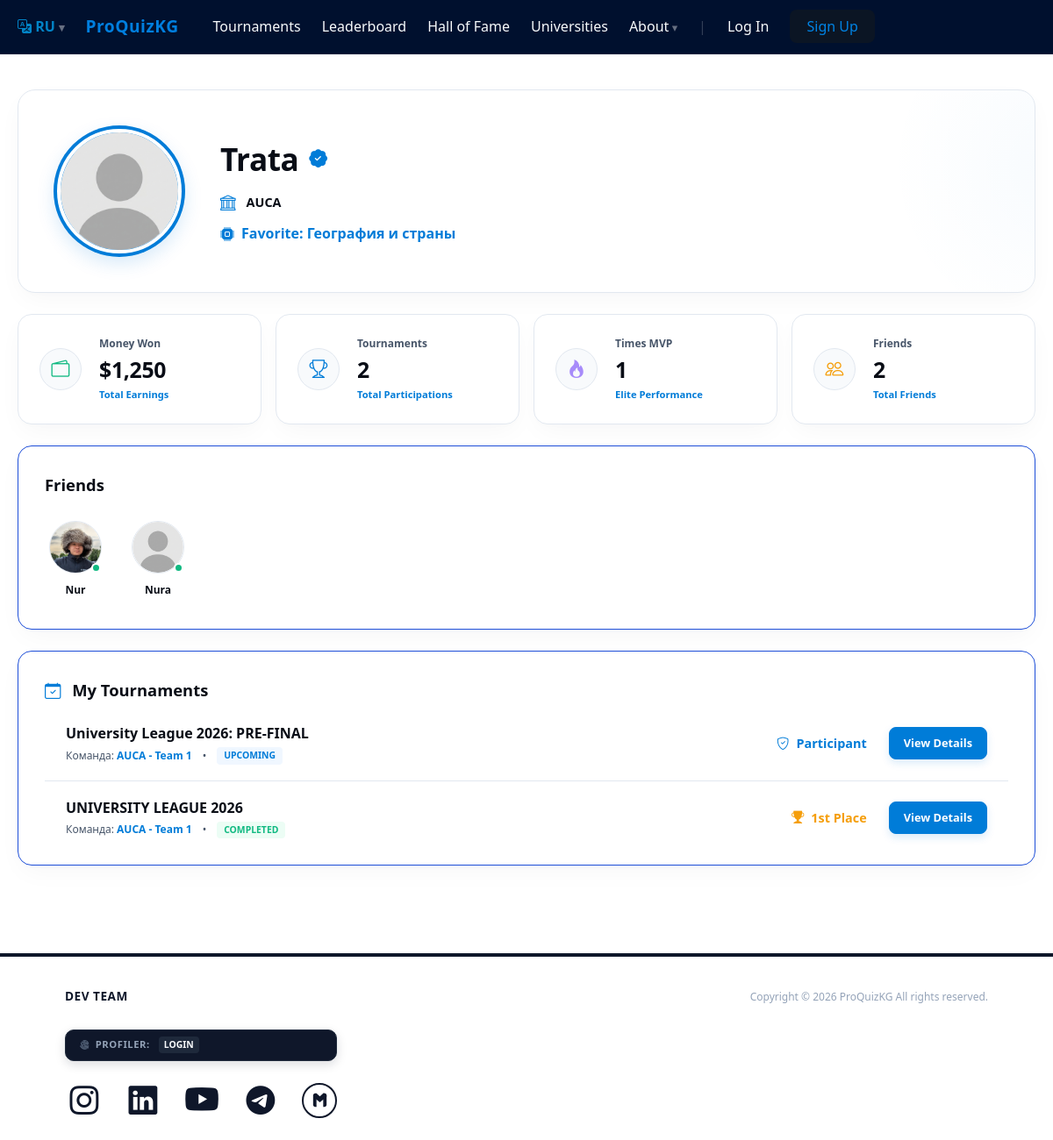
Screenshot of /auth/profile/6 with the database file from the repository.
### models.py (models this page shows, shortened)
class User(db.Model, UserMixin):
    id = db.Column(db.Integer, primary_key=True)
    status = db.Column(db.String(50), default='user')  # user, admin, head
    name = db.Column(db.String(50), nullable=False)
    avatar = db.Column(db.String(200), default='default.png')
    login = db.Column(db.String(50), unique=True, nullable=False)
    password = db.Column(db.String(255), nullable=False)
    university_id = db.Column(db.Integer, db.ForeignKey('university.id'), nullable=True)
    date = db.Column(db.DateTime, default=datetime.utcnow)
    favorite_topic = db.Column(db.String(50), default='Не указан')
    participations = db.relationship('Participation', backref='user', lazy=True)
    friends_rel = db.relationship('User',
                                  secondary=friendship,
                                  primaryjoin=(friendship.c.user_id == id),
                                  secondaryjoin=(friendship.c.friend_id == id),
                                  backref=db.backref('befriended_by', lazy='dynamic'),
                                  lazy='dynamic'
                                  )
    def get_confirmed_friends(self):
        forward = db.session.query(User).join(friendship, friendship.c.friend_id == User.id).filter(
            friendship.c.user_id == self.id,
            friendship.c.status == 'accepted'
        ).all()
        backward = db.session.query(User).join(friendship, friendship.c.user_id == User.id).filter(
            friendship.c.friend_id == self.id,
            friendship.c.status == 'accepted'
        ).all()
        return list(set(forward + backward))

class University(db.Model):
    id = db.Column(db.Integer, primary_key=True)
    name = db.Column(db.String(100), nullable=False)
    short_description = db.Column(db.String(255), nullable=True)
    description = db.Column(db.Text, nullable=True)
    city = db.Column(db.String(50), default='Bishkek')
    address = db.Column(db.String(200), nullable=True)
    email = db.Column(db.String(100), nullable=True)
    logo = db.Column(db.String(200), nullable=True)
    is_host = db.Column(db.Boolean, default=False)
    is_sponsor = db.Column(db.Boolean, default=False)
    website = db.Column(db.String(200), nullable=True)
    students = db.relationship('User', backref='uni_profile', lazy=True)

class Participation(db.Model):
    id = db.Column(db.Integer, primary_key=True)
    user_id = db.Column(db.Integer, db.ForeignKey('user.id'))
    tournament_id = db.Column(db.Integer, db.ForeignKey('tournament.id'))
    team_name = db.Column(db.String(50), nullable=False)
    email = db.Column(db.String(50), nullable=False)
    phone_number = db.Column(db.String(50), nullable=False)
    score = db.Column(db.Integer, default=0)
    is_winner = db.Column(db.Boolean, default=False)
    team_password = db.Column(db.String(10), nullable=True)

class Tournament(db.Model):
    id = db.Column(db.Integer, primary_key=True)
    title = db.Column(db.String(100), nullable=False)
    text = db.Column(db.Text, nullable=False)
    date = db.Column(db.DateTime, default=datetime.utcnow)
    past = db.Column(db.Boolean, default=False)
    status = db.Column(db.String(20), default='upcoming')  # upcoming, ongoing, completed
    league_type = db.Column(db.String(20), default='additional')  # main, additional
    teams_count = db.Column(db.Integer, default=16)
    date_str = db.Column(db.String(50), nullable=True)
    language = db.Column(db.String(10), default='ru')
    bg_image = db.Column(db.String(255), nullable=True)
    team_format = db.Column(db.String(100), default='Team Format (3 students)')
    prize_pool = db.Column(db.String(50), default='75 000')
    participations = db.relationship('Participation', backref='tournament', cascade="all, delete-orphan")

### routes/auth.py (the view)
@auth_bp.route('/profile/<int:user_id>')
def profile(user_id):
    user = User.query.get_or_404(user_id)
    user_participations = db.session.query(Participation).join(Tournament).filter(
        Participation.user_id == user.id).all()
    confirmed_friends = user.get_confirmed_friends()
    incoming_requests = user.get_pending_requests() if current_user.is_authenticated and current_user.id == user.id else []
    rel_status = None
    is_sender = False
    if current_user.is_authenticated and current_user.id != user.id:
        rel_status = current_user.friendship_status_with(user.id)
        row = db.session.query(friendship).filter_by(user_id=current_user.id, friend_id=user.id).first()
        if row:
            is_sender = True
    return render_template(
        "profile.html",
        user=user,
        participations=user_participations,
        friends=confirmed_friends,
        incoming_requests=incoming_requests,
        rel_status=rel_status,
        is_sender=is_sender,
        quiz_topics=QUIZ_TOPICS
    )

### app.py (called while the page is built)
def get_locale():
    if 'lang' in session:
        return session['lang']
    return request.accept_languages.best_match(app.config['BABEL_SUPPORTED_LOCALES'])

### templates/profile.html (shortened to what this page needs)
{% extends 'base.html' %}
{% block body %}
{% set total_games = participations|length %}
{% set winners = participations | selectattr("is_winner", "equalto", True) | list %}
{% set total_wins = winners|length %}
{% set total_score = namespace(value=0) %}
{% for p in participations %}
    {% set total_score.value = total_score.value + (p.score | int) %}
{% endfor %}
{% set won_cash = total_wins * 1250 %}
{% set answer_accuracy = 78 if total_games > 0 else 0 %}
<div class="cyber-profile-wrapper">
    <header class="cyber-user-hero">
        <div class="cyber-avatar-zone">
            <div class="cyber-avatar-frame">
                <img src="{{ url_for('static', filename='profile_pics/' + user.avatar) }}" class="cyber-avatar-img" alt="Avatar">
            </div>
        </div>
        <div class="cyber-user-info">
            <div class="cyber-info-left-block">
                <div class="cyber-username-row">
                    <h1>{{ user.name }}</h1>
                    <i class="bi bi-patch-check-fill cyber-verified-check" title="Подтвержденный аккаунт Лиги"></i>
                </div>
                <div class="cyber-university-line">
                    <i class="bi bi-bank"></i>
                    <span>{% if user.university_id and user.uni_profile %}{{ user.uni_profile.name }}{% else %}Университет не указан{% endif %}</span>
                </div>
                <div class="cyber-favorite-interactive-box {% if user.id == current_user.id %}my-own-profile{% endif %}"
                     {% if user.id == current_user.id %}onclick="openTopicModal()"{% endif %}>
                    <i class="bi bi-cpu-fill"></i>
                    <span class="cyber-fav-text-underlined">Favorite: <span id="topicText">{{ user.favorite_topic if user.favorite_topic else 'Не указан' }}</span></span>
                </div>
            </div>
        </div>
    </header>
    <section class="cyber-stats-grid">
        <div class="cyber-stat-card">
            <div class="cyber-stat-icon-wrapper" style="color: var(--cyber-success);">
                <i class="bi bi-wallet2"></i>
            </div>
            <div class="cyber-stat-info-block">
                <span class="cyber-stat-title">Money Won</span>
                <span class="cyber-stat-main-value">${{ "{:,}".format(won_cash) }}</span>
                <span class="cyber-stat-sub-label">Total Earnings</span>
            </div>
        </div>
        <div class="cyber-stat-card">
            <div class="cyber-stat-icon-wrapper" style="color: var(--cyber-blue);">
                <i class="bi bi-trophy"></i>
            </div>
            <div class="cyber-stat-info-block">
                <span class="cyber-stat-title">Tournaments</span>
                <span class="cyber-stat-main-value">{{ total_games }}</span>
                <span class="cyber-stat-sub-label">Total Participations</span>
            </div>
        </div>
        <div class="cyber-stat-card">
            <div class="cyber-stat-icon-wrapper" style="color: #a78bfa;">
                <i class="bi bi-fire"></i>
            </div>
            <div class="cyber-stat-info-block">
                <span class="cyber-stat-title">Times MVP</span>
                <span class="cyber-stat-main-value">{{ total_wins }}</span>
                <span class="cyber-stat-sub-label">Elite Performance</span>
            </div>
        </div>
        <div class="cyber-stat-card">
            <div class="cyber-stat-icon-wrapper" style="color: var(--cyber-warning);">
                <i class="bi bi-people"></i>
            </div>
            <div class="cyber-stat-info-block">
                <span class="cyber-stat-title">Friends</span>
                <span class="cyber-stat-main-value">{{ friends|length }}</span>
                <span class="cyber-stat-sub-label">Total Friends</span>
            </div>
        </div>
    </section>
    <section class="cyber-panel-friends">
        <div class="cyber-panel-header">
            <div class="cyber-clickable-header-trigger" {% if user.id == current_user.id %}onclick="openFriendsActionModal()"{% else %}style="cursor: default;"{% endif %}>
                <h3 class="cyber-panel-title-text">Friends</h3>
            </div>
        </div>
        <div class="cyber-friends-row">
            {% for friend in friends %}
                <a href="/auth/profile/{{ friend.id }}" class="cyber-friend-node" title="{{ friend.name }}">
                    <div class="cyber-friend-avatar-wrapper">
                        <img src="{{ url_for('static', filename='profile_pics/' + friend.avatar) }}" class="cyber-friend-img" alt="Friend">
                        <div class="cyber-friend-status-dot"></div>
                    </div>
                    <span class="cyber-friend-name">{{ friend.name }}</span>
                </a>
            {% else %}
                <div style="color: var(--text-muted); font-size: 0.85rem; font-style: italic;">Список друзей пуст.</div>
            {% endfor %}
        </div>
    </section>
    <section class="cyber-panel-tournaments">
        <h3 class="cyber-panel-title-text" style="font-size: 1.15rem; font-weight: 600; margin-bottom: 20px;">
            <i class="bi bi-calendar-check" style="color: var(--cyber-blue); margin-right: 8px;"></i> My Tournaments
        </h3>
        <div class="cyber-timeline-container" style="padding-left: 0; margin-top: 5px;">
            {% for p in participations | reverse %}
                <div class="cyber-sub-row-item">
                    <div class="cyber-tournament-meta">
                        <h4 class="cyber-tourney-name">{{ p.tournament.title }}</h4>
                        <div class="cyber-tournament-date-row">
                            <span>Команда: <span style="color: var(--cyber-blue); font-weight: 600;">{{ p.team_name }}</span></span>
                            <span>•</span>
                            <span class="cyber-status-pill {% if p.tournament.past %}completed{% else %}upcoming{% endif %}">
                                {% if p.tournament.past %}Completed{% else %}Upcoming{% endif %}
                            </span>
                        </div>
                    </div>
                    <div class="cyber-placement-zone">
                        {% if p.is_winner %}
                            <span class="cyber-medal-rank rank-1"><i class="bi bi-trophy-fill"></i> 1st Place</span>
                        {% else %}
                            <span class="cyber-medal-rank rank-p"><i class="bi bi-shield-check"></i> Participant</span>
                        {% endif %}
                        <a href="{{ url_for('tournaments.tournament_detail', id=p.tournament_id) }}" class="btn-cyber-details">View Details</a>
                    </div>
                </div>
            {% else %}
                <div style="color: var(--text-muted); font-size: 0.85rem; font-style: italic; text-align: center; padding: 10px 0;">
                    Вы пока не принимали участия в битвах сезона.
                </div>
            {% endfor %}
        </div>
    </section>
</div>
{% endblock %}

### templates/base.html (style rules this page uses)
:root { --is-blue: #0284c7; --is-blue-hover: #0369a1; --is-dark: #0f172a; --is-slate: #94a3b8; --is-muted: #334155; --is-border: rgba(255, 255, 255, 0.08); --is-bg: #ffffff; }

### rows the page displays
User: avatar (placeholder picture), name "Trata", favorite_topic "География и страны"
University: uni_profile.name "AUCA"
User: avatar (picture), name "Nur"
User: avatar (placeholder picture), name "Nura"
Participation: tournament "University League 2026: PRE-FINAL", team_name "AUCA - Team 1", shows "UPCOMING", is_winner False (drawn)
Participation: tournament "UNIVERSITY LEAGUE 2026", team_name "AUCA - Team 1", shows "COMPLETED", is_winner True (drawn)

### other values shown
{{ current_lang | upper }} "RU"
{{ "{:,}".format(won_cash) }} "1,250"
{{ total_games }} "2"
{{ total_wins }} "1"
{{ friends|length }} "2"
